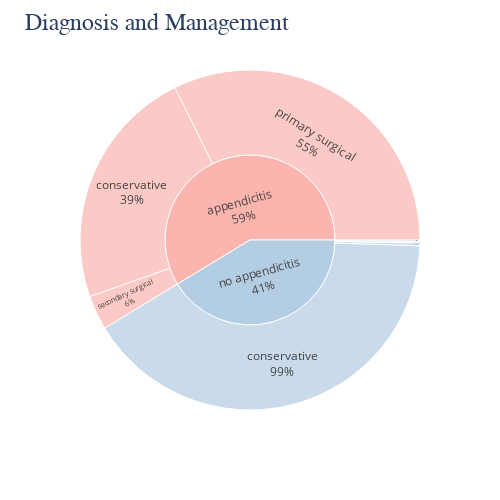

The cell this chart's notebook holds for it:
### Code cell
import plotly.express as px
fig = px.sunburst(df, path=['Diagnosis', 'Management'],color_discrete_sequence=px.colors.qualitative.Pastel1)
fig.update_traces(textinfo="label + percent parent")
fig.update_layout(title_text="Diagnosis and Management", 
                  titlefont={'size': 24, 'family':'Serif'},
                  width=500, 
                  height=500)
fig.show()

### Figure 1 — Plotly figure (JSON) as saved in the notebook; plotly's stock layout.template omitted (floating-point values rounded to 4 significant figures)
{"data": [{"branchvalues": "total", "domain": {"x": [0, 1], "y": [0, 1]}, "hovertemplate": "labels=%{label}<br>count=%{value}<br>parent=%{parent}<br>id=%{id}<extra></extra>", "ids": ["appendicitis/conservative", "no appendicitis/conservative", "appendicitis/primary surgical", "no appendicitis/primary surgical", "appendicitis/secondary surgical", "no appendicitis/secondary surgical", "no appendicitis/simultaneous appendectomy", "appendicitis", "no appendicitis"], "labels": ["conservative", "conservative", "primary surgical", "primary surgical", "secondary surgical", "secondary surgical", "simultaneous appendectomy", "appendicitis", "no appendicitis"], "name": "", "parents": ["appendicitis", "no appendicitis", "appendicitis", "no appendicitis", "appendicitis", "no appendicitis", "no appendicitis", "", ""], "textinfo": "label+percent parent", "type": "sunburst", "values": [169, 298, 236, 2, 24, 1, 1, 429, 302]}], "layout": {"height": 500, "legend": {"tracegroupgap": 0}, "margin": {"t": 60}, "sunburstcolorway": ["rgb(251,180,174)", "rgb(179,205,227)", "rgb(204,235,197)", "rgb(222,203,228)", "rgb(254,217,166)", "rgb(255,255,204)", "rgb(229,216,189)", "rgb(253,218,236)", "rgb(242,242,242)"], "title": {"font": {"family": "Serif", "size": 24}, "text": "Diagnosis and Management"}, "width": 500}}
